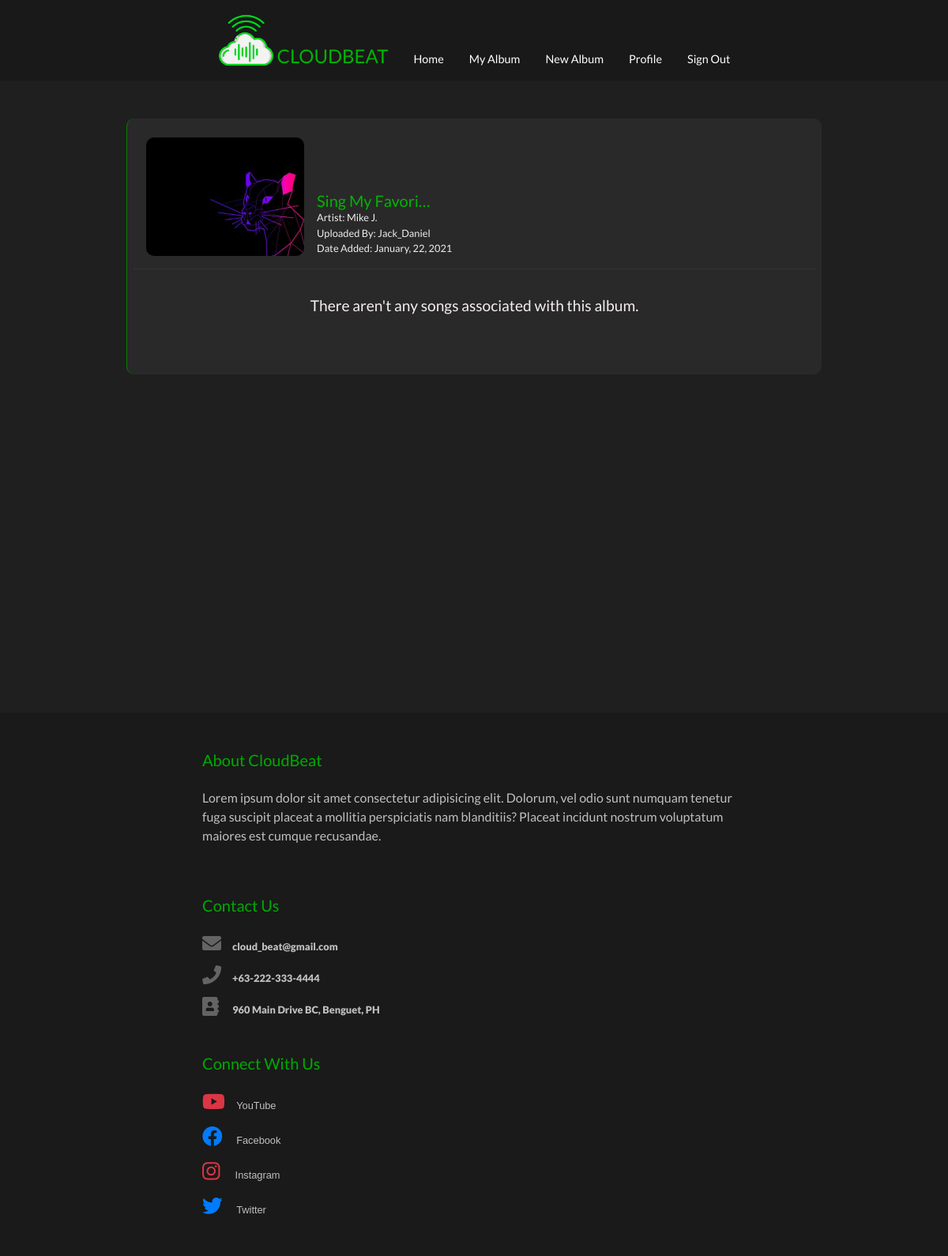
The page /album/52/detail/ (signed in) on the database its author committed.
### music/models.py (models this page shows, shortened)
class Album(models.Model):
    user = models.ForeignKey(User, on_delete=models.CASCADE)
    title = models.CharField(max_length=120)
    artist = models.CharField(max_length=100)
    genre = models.ForeignKey(Category, on_delete=models.CASCADE)
    date_added = models.DateTimeField(default=timezone.now)
    album_cover = models.ImageField(default='default_cover.jpg', upload_to='album_covers')
    likes = models.ManyToManyField(User, related_name="album_likes")
    class Meta:
        ordering = ["-date_added"]

### music/views.py (the view)
# urls.py: path('album/<int:pk>/detail/', detail, name='detail'),
@login_required
def detail(request, pk):
    album = Album.objects.get(pk=pk)
    return render(request, 'music/detail.html', {'album': album})

### music/templates/music/detail.html (shortened to what this page needs)
{% extends 'music/base.html' %}
{% block content %}
<div class="album-detail-container">
    <div class="album-detail-row">
        <div class="album-detail-album-cover">
            {% if album in user.album_set.all %}
            <div class="album-detail-image-text">
                <img class="album-detail-album-image" src="{{ album.album_cover.url}}" alt="album_cover">
                <div class="album-detail-album-info-container">
                    <h5 class="album-detail-album-title">{{ album.title|truncatechars:15 }}</h5>
                    <small class="album-detail-album-small">
                        Artist: {{ album.artist }}
                    </small>
                    <small class="album-detail-album-small">
                        Uplaoded By: {{ album.user.username }}
                    </small>
                    <small class="album-detail-album-small">
                        Date Added: {{ album.date_added|date:"F, d, Y" }}
                    </small>
                    <div class="album-detail-buttons">
                    {% if album in user.album_set.all %}
                        <a type="button" href="{% url 'music:album_update' album.pk %}" class="update-album-btn">Update</a>
                        <a type="button" href="{% url 'music:create_song' album.pk %}" class="add-song-btn">Add song</a>
                        <a type="button" href="{% url 'music:album_warning_message' album.pk %}" class="delete-album-btn">Delete</a>
                    {% endif  %}
                    </div>
                </div>
            </div>
            {% else %}
            <div class="album-detail-image-text">
                <img class="album-detail-album-image" src="{{ album.album_cover.url}}" alt="album_cover">
                <div class="album-detail-album-info-container">
                    <h5 class="album-detail-album-title">{{ album.title|truncatechars:15 }}</h5>
                    <small class="album-detail-album-small">
                        Artist: {{ album.artist }}
                    </small>
                    <small class="album-detail-album-small">
                        Uploaded By: {{ album.user.username }}
                    </small>
                    <small class="album-detail-album-small">
                        Date Added: {{ album.date_added|date:"F, d, Y" }}
                    </small>
                </div>
            </div>
            {% endif%}
        </div>
        {% if not album.song_set.all %}
            <div class="album-detail-no-song-message">
                <div class="album-detail-no-song-text">
                    <p style="text-align: center;">There aren't any songs associated with this album.</p>
                </div>
            </div>
        {% endif %}
    </div>
</div>
{% endblock %}

### music/static/music/style.css (style rules this page uses)
* { margin: 0; padding: 0; box-sizing: border-box; }
body { font-family: 'Lato', sans-serif; background: rgb(31, 31, 31); }
.album-detail-container { min-height: 100vh; padding: 3rem 0 }
.album-detail-row { display: flex; flex-wrap: wrap; align-items: flex-start; align-content: flex-start; justify-content: center; background: rgb(41, 41, 41); border-left: 1px solid rgb(2, 131, 2); border-radius: 10px; margin: 0 10rem; padding: 0.5rem; }
.album-detail-album-cover { display: flex; align-items: flex-end; flex: 0 0 100%; border-bottom: 1px solid rgb(53, 53, 53); }
.album-detail-image-text { display:flex; flex-wrap: wrap; align-items: flex-end; margin: 1rem; }
.album-detail-album-image { width: 200px; height: 150px; border-radius: 10px; }
.album-detail-album-info-container { padding-left: 1rem; }
.album-detail-album-title { color: rgb(3, 180, 3); text-transform: capitalize; margin-bottom: 0 !important; }
.album-detail-album-small { font-size: 0.8rem; color: rgb(238, 238, 238); display: block; }
.album-detail-no-song-message { flex: 0 0 100%; display: flex; flex-wrap: wrap; justify-content: center; padding-top: 2rem; padding-bottom: 3rem; }
.album-detail-no-song-text { color:rgb(245, 239, 239); font-size: 1.2rem; }

### rows shown on the page
Album: album_cover (placeholder picture), title "Sing My Favori…", artist "Mike J.", user.username "Jack_Daniel", date_added "January, 22, 2021"
